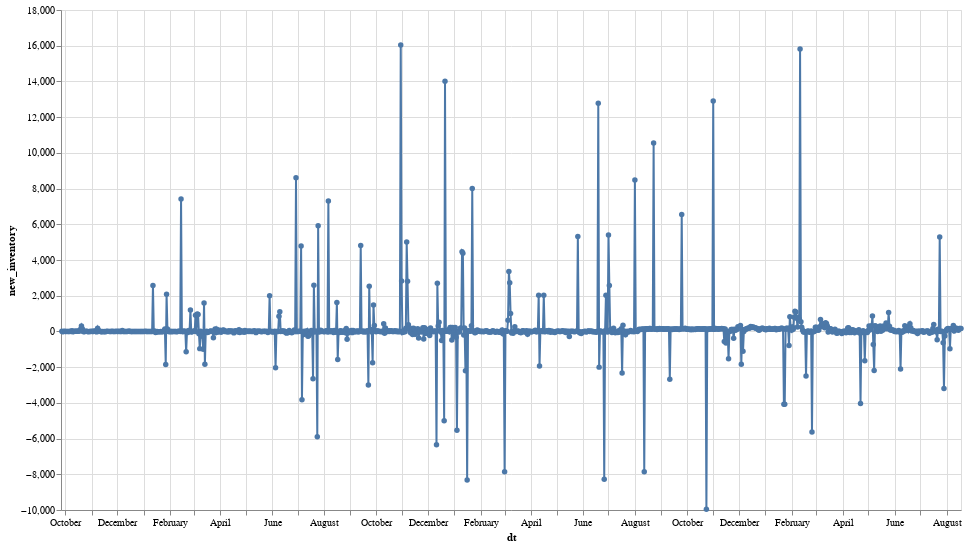

Source (notebook cell):
### Code cell
alt.Chart(inventory_df).mark_line(point=True).encode(
    x=alt.X('dt:T'),
    y=alt.Y('new_inventory:Q', scale=alt.Scale(zero=False)),
).properties(width=900, height=500)

### Figure 1 — Vega-Lite specification as saved in the notebook (floating-point values rounded to 4 significant figures; data arrays with more than 128 entries replaced by an {"elided": "..."} marker saying what was removed)
{"$schema": "https://vega.github.io/schema/vega-lite/v4.8.1.json", "config": {"view": {"continuousHeight": 300, "continuousWidth": 400}}, "data": {"name": "data-7716eea9fe47ef87b3903eed92975861"}, "datasets": {"data-7716eea9fe47ef87b3903eed92975861": {"elided": "1058 records"}}, "encoding": {"x": {"field": "dt", "type": "temporal"}, "y": {"field": "new_inventory", "scale": {"zero": false}, "type": "quantitative"}}, "height": 500, "mark": {"point": true, "type": "line"}, "width": 900}
